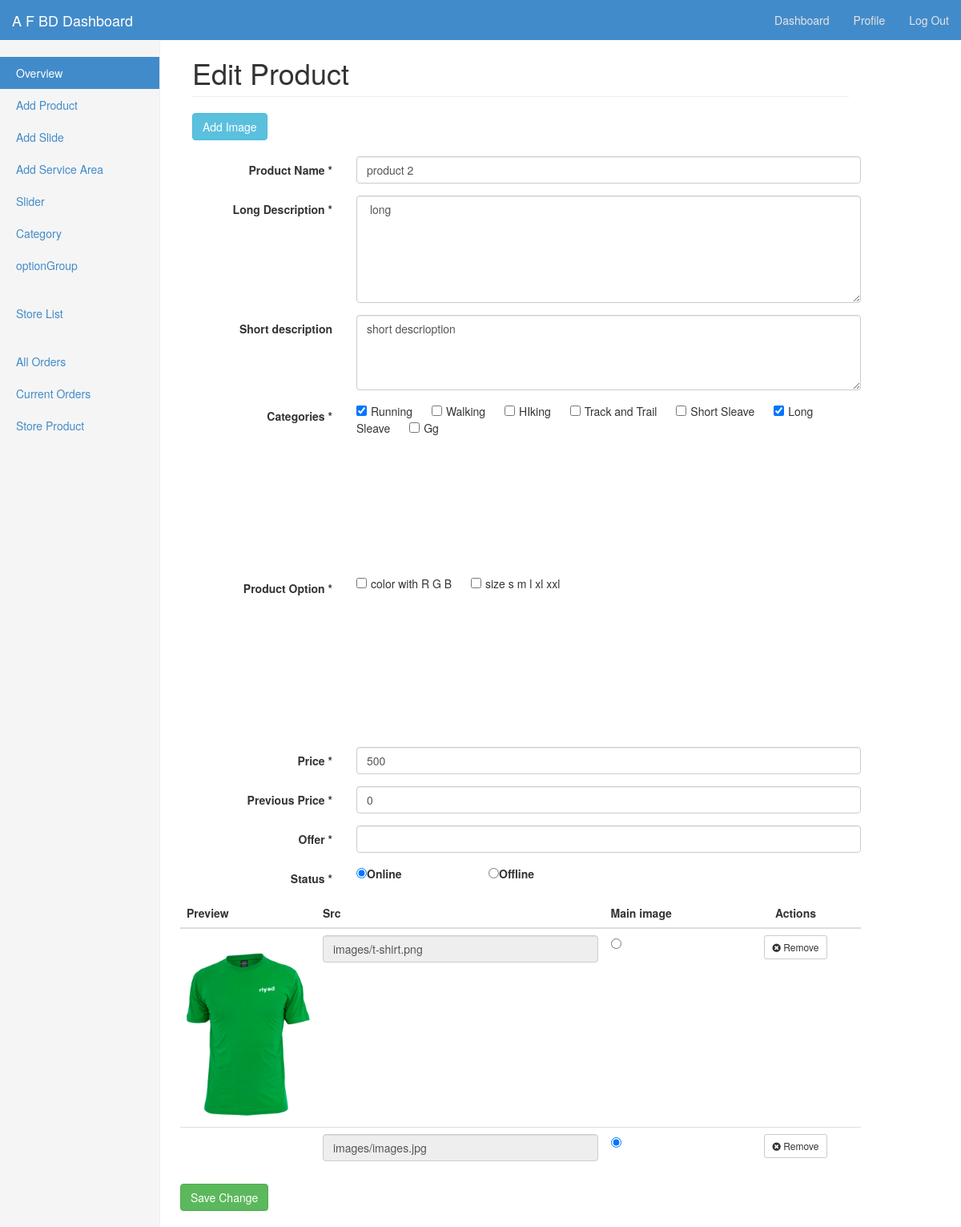
The page /editProduct.php?pid=2 (signed in) on the database its author committed.
### tables this page shows
CREATE TABLE IF NOT EXISTS `products` (
`ProductID` bigint(20) NOT NULL,
  `ProductSKU` varchar(50) NOT NULL,
  `ProductName` varchar(100) NOT NULL,
  `ProductPrice` float NOT NULL,
  `prevPrice` int(11) NOT NULL,
  `ProductWeight` float NOT NULL,
  `ProductCartDesc` varchar(250) NOT NULL,
  `ProductShortDesc` varchar(1000) NOT NULL,
  `ProductLongDesc` text NOT NULL,
  `ProductThumb` varchar(100) NOT NULL,
  `ProductImage` varchar(100) NOT NULL,
  `ProductCategoryID` int(11) DEFAULT NULL,
  `ProductAddDate` datetime NOT NULL,
  `ProductUpdateDate` timestamp NOT NULL DEFAULT CURRENT_TIMESTAMP,
  `ProductStock` float DEFAULT NULL,
  `ProductLive` tinyint(1) DEFAULT '0',
  `ProductUnlimited` tinyint(1) DEFAULT '1',
  `ProductLocation` varchar(250) DEFAULT NULL,
  `productOffer` varchar(100) NOT NULL
);

CREATE TABLE IF NOT EXISTS `productcat` (
  `ProductId` bigint(20) NOT NULL,
  `categoryId` int(11) NOT NULL
);

CREATE TABLE IF NOT EXISTS `productcategories` (
`CategoryID` int(11) NOT NULL,
  `CategoryName` varchar(50) NOT NULL
);

CREATE TABLE IF NOT EXISTS `optiongroups` (
`OptionGroupID` int(11) NOT NULL,
  `OptionGroupName` varchar(50) DEFAULT NULL,
  `optionDescription` varchar(100) NOT NULL
);

CREATE TABLE IF NOT EXISTS `productimage` (
  `productId` bigint(20) NOT NULL,
  `imageUrl` varchar(300) NOT NULL,
  `mainImage` enum('0','1') NOT NULL
);

### editProduct.php (the view, shortened to what this page needs)
<?php
	if(isset($_GET['pid'])){
		$e_product_id = $_GET['pid'];
		$e_sql_products_detail = " SELECT * FROM products where ProductID=$e_product_id ";
		$e_result_products_detail = mysql_query($e_sql_products_detail);
		$e_product_detail = mysql_fetch_array($e_result_products_detail);
		$e_sql_product_image=" SELECT * FROM productimage where productId=$e_product_id ";
		$e_result_product_image = mysql_query($e_sql_product_image);
		$e_sql_product_cat = "SELECT productcat.categoryId FROM `productcat` ";
		$e_sql_product_cat .= "INNER JOIN `products` ON products.ProductID = productcat.ProductID ";
		$e_sql_product_cat .= "INNER JOIN `productcategories` ON productcategories.categoryID = productcat.categoryId ";
		$e_sql_product_cat .= "WHERE productcat.ProductId={$e_product_id} ";
	}
?>
<!DOCTYPE html>
<html lang="en">
  <head>
    <link rel="stylesheet" type="text/css" href="css/bootstrap.css">
    <link rel="stylesheet" type="text/css" href="css/bootstrap-select.css">
	<link href='css/font-awesome.min.css' rel='stylesheet' type='text/css'/>
    <link rel="stylesheet" type="text/css" href="css/camera.css">
    <link rel="stylesheet" type="text/css" href="css/elements.css">
    <link rel="stylesheet" type="text/css" href="dashboard.css">
  </head>
  <body onload="init();">
	<?php require_once('include/dashbord_top_menu_bar.php'); ?>
    <div class="container-fluid">
      <div class="row">
        <div class="col-sm-3 col-md-2 sidebar">
          <?php require_once('include/dashbord_sideBar.php'); ?>
        </div>
		<div class="col-sm-9 col-sm-offset-3 col-md-10 col-md-offset-2">
		</div>
        <div class="col-sm-9 col-sm-offset-3 col-md-10 col-md-offset-2 main">
          <h1 class="page-header">Edit Product</h1>
			<div id="main-content">
            <div class="page-title">
                <input type="button" value="Add Image" onClick="div_show()" class="btn btn-info" >
                <br><br>
            </div>
            <div class="row">
                <form id="form1" method="post" action="" class="form-horizontal">
                    <div class="form-group">
                        <label class="col-sm-3 control-label">Product Name <span class="asterisk">*</span>
                        </label>
                        <div class="col-sm-9">
                            <input type="text" class="form-control" value="<?php echo $e_product_detail['ProductName']; ?>" name="product_name">
						</div>
					</div>
					<div class="form-group">
						<label class="col-sm-3 control-label">Long Description <span class="asterisk">*</span>
						</label>
						<div class="col-sm-9">
							<textarea rows="6" name="product_longDescription" class="form-control"  placeholder="Description goes here..."> <?php echo $e_product_detail['ProductLongDesc']; ?> </textarea>
						</div>
					</div>
					<div class="form-group">
						<label class="col-sm-3 control-label">Short description</label>
						<div class="col-sm-9">
							<textarea rows="4" name="product_shortDescription" class="form-control" placeholder="Maximum 220 characters"><?php echo $e_product_detail['ProductShortDesc']; ?></textarea>
						</div>
					</div>
					<div class="form-group">
						<label class="col-sm-3 control-label">Categories <span class="asterisk">*</span></label>
						<div class="col-sm-9 scrol">
							<?php
								$sql = "select * from productcategories";
								$sql = mysql_query($sql);
								while($d = mysql_fetch_array($sql)){
									$found = false;
									$e_result_product_cat = mysql_query($e_sql_product_cat);
									while($e_cat = mysql_fetch_array($e_result_product_cat)){
										if( $e_cat['categoryId'] == $d['CategoryID'] ){
							?>
											<input type="checkbox" checked name="checkboxCategory[]" value="<?php echo $d['CategoryID'];?>"/><span><?php echo"{$d[1]}";?></span>
							<?php
											$found = true;
											break ;
										}
									}
									if(!$found){
							?>
										<input type="checkbox"  name="checkboxCategory[]" value="<?php echo $d['CategoryID'];?>"/><span><?php echo"{$d[1]}";?></span>
							<?php
									}
								}
							?>
						</div>
					</div>
					<div class="form-group">
						<label class="col-sm-3 control-label">Product Option <span class="asterisk">*</span></label>
						<div class="col-sm-9 scrol">
							<?php
								$sql = " SELECT * FROM optiongroups";
								$sql = mysql_query($sql);
								while($d = mysql_fetch_array($sql)){
									$found = false;
							?>
							<?php
									if($found==false){
							?>
										<input type="checkbox" name="checkboxOptionGroup[]" value="<?php echo $d['OptionGroupID'];?>"/><span><?php echo $d['optionDescription'];?></span>
							<?php
									}
								}
							?>
						</div>
					</div>
					<div class="form-group">
						<label class="col-sm-3 control-label">Price <span class="asterisk">*</span>
						</label>
						<div class="col-sm-9">
							<input type="number" name="product_price" class="form-control" value="<?php echo $e_product_detail['ProductPrice']; ?>" min="1" />
						</div>
					</div>
					<div class="form-group">
						<label class="col-sm-3 control-label">Previous Price <span class="asterisk">*</span>
						</label>
						<div class="col-sm-9">
							<input type="number" name="product_prev_price" class="form-control" value="<?php echo $e_product_detail['prevPrice']; ?>" min="1" />
						</div>
					</div>
					<div class="form-group">
						<label class="col-sm-3 control-label">Offer <span class="asterisk">*</span>
						</label>
						<div class="col-sm-9">
							<input type="text" name="prduct_offer" class="form-control" value="<?php echo $e_product_detail['productOffer']; ?>" >
						</div>
					</div>
					<div class="form-group">
						<label class="col-sm-3 control-label m-t-10">Status <span class="asterisk">*</span>
						</label>
						<div class="col-sm-9">
							<div class="row">
								<div class="col-md-3">
									<label>
										<input type="radio" value="1" name="product_active"  <?php if( $e_product_detail['ProductLive'] == 1 ) { echo "checked"; } ?> >Online
									</label>
								</div>
								<div class="col-md-3">
									<label>
										<input type="radio" value="0" name="product_active" <?php if( $e_product_detail['ProductLive'] == 0 ) { echo "checked"; } ?> >Offline
									</label>
								</div>
							</div>
						</div>
					</div>
					<table id="product-review" class="table">
						<thead>
							<tr>
								<th style="min-width:100px"><strong>Preview</strong>
								<th style="min-width:150px"><strong>Src</strong>
								</th>
								<th><strong>Main image</strong>
								</th>
								<th class="text-center"><strong>Actions</strong>
								</th>
							</tr>
						</thead>
						<?php
							while( $pimg = mysql_fetch_array($e_result_product_image)){
						?>
								<tr>
									<td style="width:20%">
										<img src="<?php echo $pimg['imageUrl']; ?>" alt="" class="img-responsive" >
									</td>
									<td>
										<input type="text" name="productPic[]" class="form-control m-t-10" value="<?php echo $pimg['imageUrl']; ?>" readonly>
									</td>
									<td>
										<input class="mainPic" onclick="edit_mainPicSelect(this)" type="radio" name="productProfileImage[]" value="1" <?php if( $pimg['mainImage']==1 ){ echo "checked"; $m_img_index = $i; $m_img_src = $pimg['imageUrl']; } ?> class="m-t-10">
									</td>
									<td class="text-center">
										<button type="button" class="delete-img btn btn-sm btn-default m-t-10"  onclick="removeImage(this)">
											<i class="fa fa-times-circle"></i> Remove
										</button>
									</td>
								</tr>
						<?php
							}
						?>
					</table>
					<input class="btn btn-success m-t-10" type="submit" name="updateProduct" value="Save Change">
				</form>
            </div>
        </div>
        </div>
        </div>
      </div>
  </body>
</html>

### css/elements.css (style rules this page uses)
.main { width:900px;; height:auto; text-align:left; }
.scrol { overflow-y: scroll; min-height: 200px; }
.scrol input[type="checkbox"] { //margin-right: 20px; }
.scrol span { margin-right: 20px; margin-left: 5px; }

### dashboard.css (style rules this page uses)
body { padding-top: 50px; }
.sidebar { display: none; }
@media (min-width: 768px) { .sidebar { position: fixed; top: 51px; bottom: 0; left: 0; z-index: 1000; display: block; padding: 20px; overflow-x: hidden; overflow-y: auto; background-color: #f5f5f5; border-right: 1px solid #eee; } }
.main { padding: 20px; }
@media (min-width: 768px) { .main { padding-right: 40px; padding-left: 40px; } }
.main .page-header { margin-top: 0; }

### rows shown on the page
products: product_name "product 2", product_longDescription "long", product_shortDescription "short descrioption", product_price "500", product_prev_price "0", ProductLive "☑ Online", ProductLive "☐ Offline"
productcat: categoryId.CategoryName "Running"
productcategories: CategoryName "Walking"
productcategories: CategoryName "HIking"
productcategories: CategoryName "Track and Trail"
productcategories: CategoryName "Short Sleave"
productcat: categoryId.CategoryName "Long Sleave"
productcategories: CategoryName "Gg"
optiongroups: optionDescription "color with R G B"
optiongroups: optionDescription "size s m l xl xxl"
productimage: imageUrl (picture), imageUrl "images/t-shirt.png"
productimage: imageUrl "images/images.jpg", mainImage "☑"
